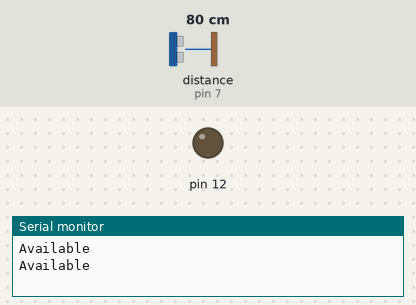
The sketch below on a simulated Arduino Uno, built with avr-gcc and run on an emulated ATmega328P. On the bench: output pins drawn as LEDs (lit = HIGH), the last lines printed to the serial monitor. Wiring (inferred from the names in the program): ultrasonic range finder: trigger pin 8; echo pin 7. The inputs (shaded band) are chosen by the test bench; at power-on: distance to the obstacle (sensor on pin 7) 80 cm. The echo pulse lasts 58.3 µs per cm; pins used as bus, display or sensor lines are not drawn.

Above: at 1.2 s.
1.3 s: distance to the obstacle (sensor on pin 7) set to 14 cm
3.2 s: distance to the obstacle (sensor on pin 7) set to 11 cm
At 5.2 s:
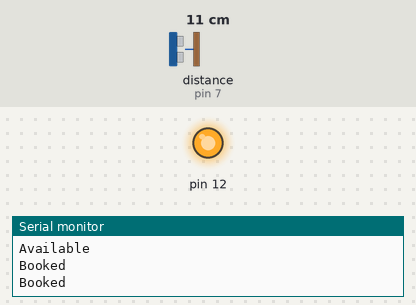
5.5 s: distance to the obstacle (sensor on pin 7) set to 18 cm
At 6.9 s:
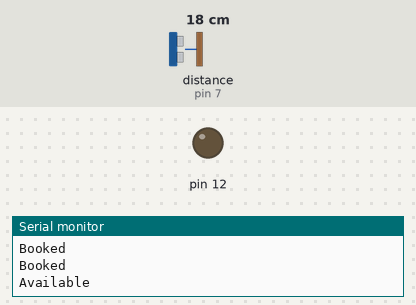
7.5 s: distance to the obstacle (sensor on pin 7) set to 2 cm
At 8.5 s:
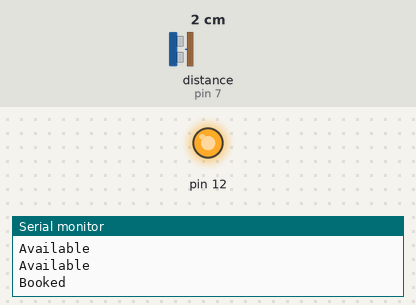
Timing chart, 0 to 10.5 s (numbered marks = the images above; inputs shaded):
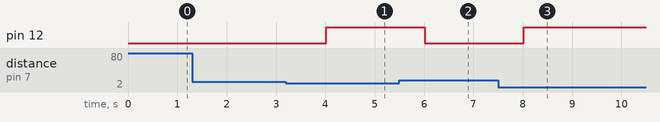

Measured:
- the behaviour switches between 13 and 12 cm on distance to the obstacle (sensor on pin 7) (found by bisection; images 0 and 1)
- after the input at 3.2 s, pin 12: LOW → HIGH after 0.81 s
- after the input at 5.5 s, pin 12: HIGH → LOW after 0.52 s
- after the input at 7.5 s, pin 12: LOW → HIGH after 0.52 s

The sketch:

PWM_Serial_alap.ino
```cpp
#define echoPin 7 // Echo Pin
#define trigPin 8 // Trigger Pin
long duration, distance;
const int analogOutPin = 9;
int sensorValue = 0;
int outputValue = 0;
int a;
void setup() {

  Serial.begin(9600);
  pinMode(12,OUTPUT);
   pinMode(trigPin, OUTPUT);
 pinMode(echoPin, INPUT);

}
int state;
int cnt;

int Distance()
{
  digitalWrite(trigPin, LOW);
 delayMicroseconds(2);

 digitalWrite(trigPin, HIGH);
 delayMicroseconds(10);

 digitalWrite(trigPin, LOW);
 duration = pulseIn(echoPin, HIGH);

 return duration;
}

int k;
void loop()
{
  if(Serial.available() > 0){ // Checks whether data is comming from the serial port
    state = Serial.read(); // Reads the data from the serial port
 }


  k=Distance();

  if(k<700)
  {
    cnt =1;
  }
  else
  cnt =0;

 if(cnt==1){
 Serial.println("Booked");
 digitalWrite(12, HIGH);}
 else if(cnt==0){
 Serial.println("Available");
 digitalWrite(12,LOW);}
 delay(1000);

}
```
